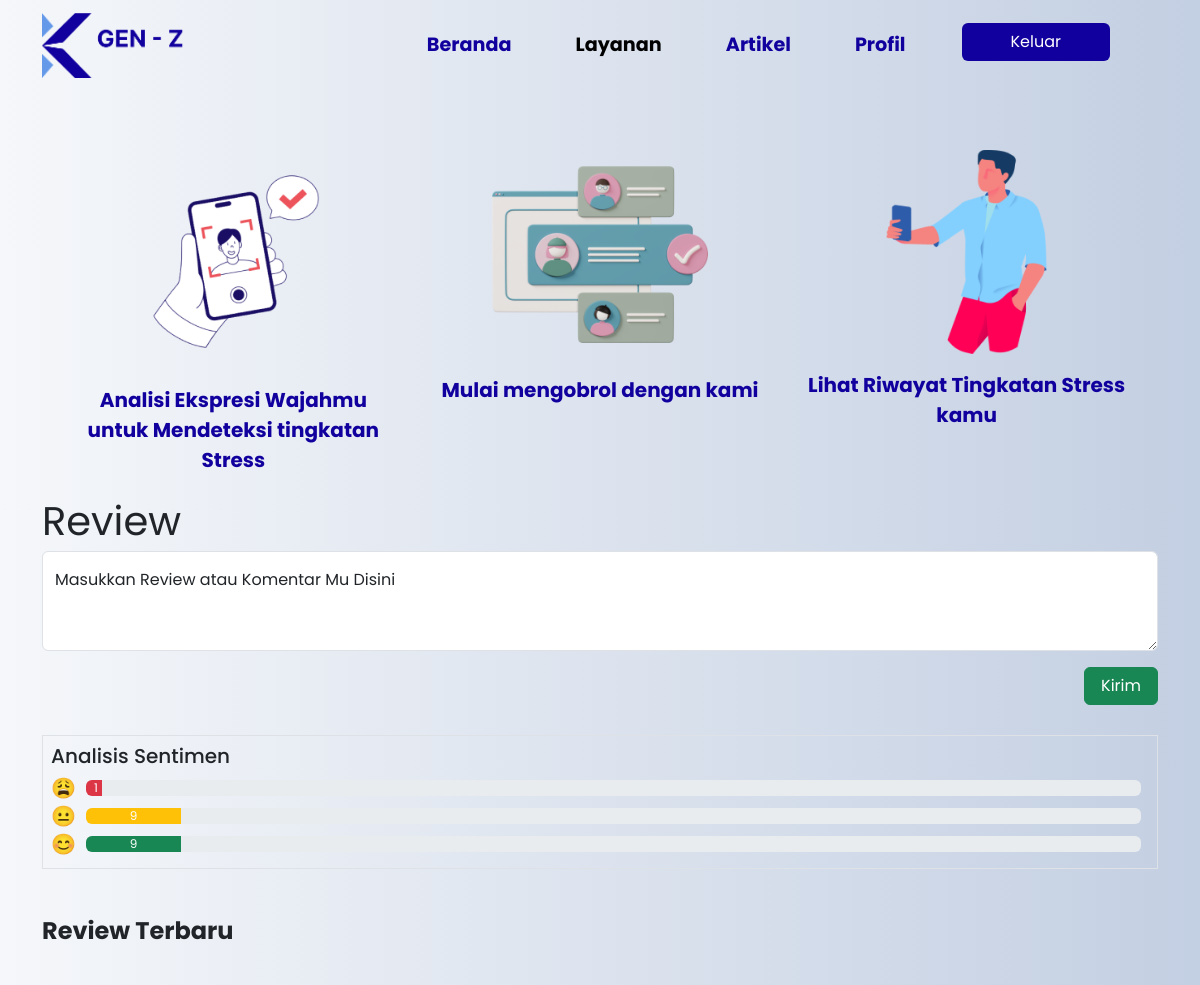
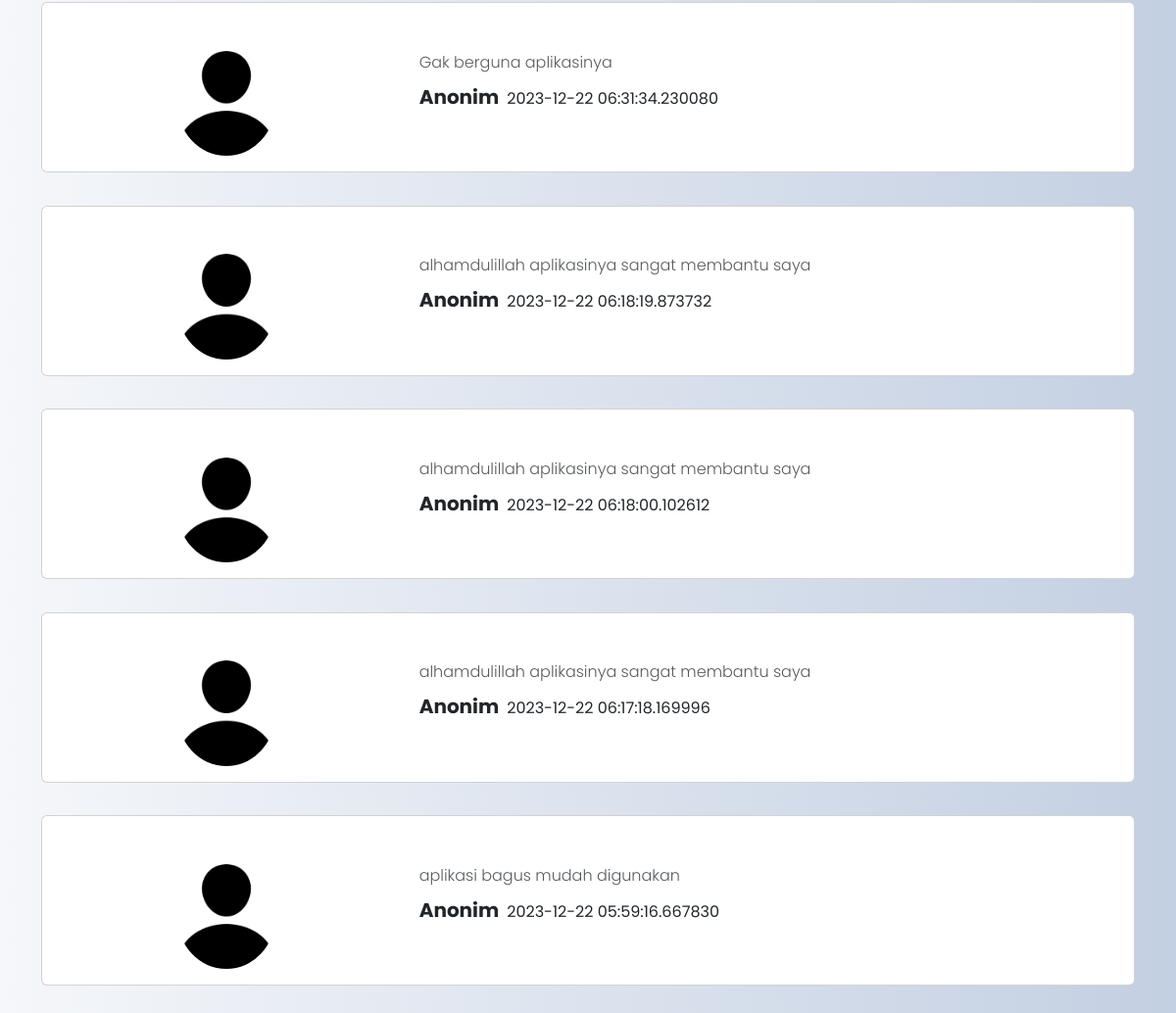
/layanan (signed in), run on an earlier commit of the app's database (2 pictures, top to bottom).
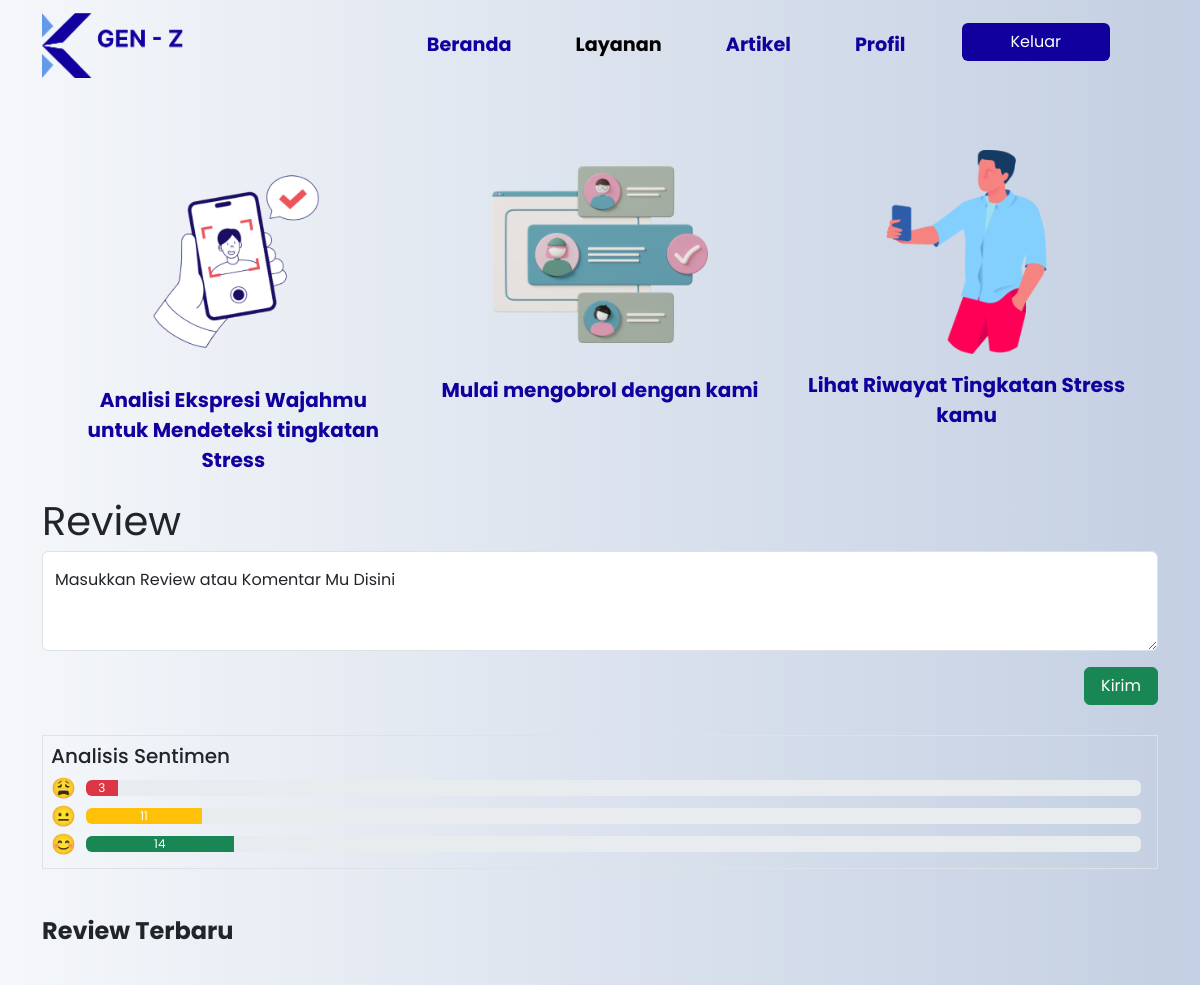
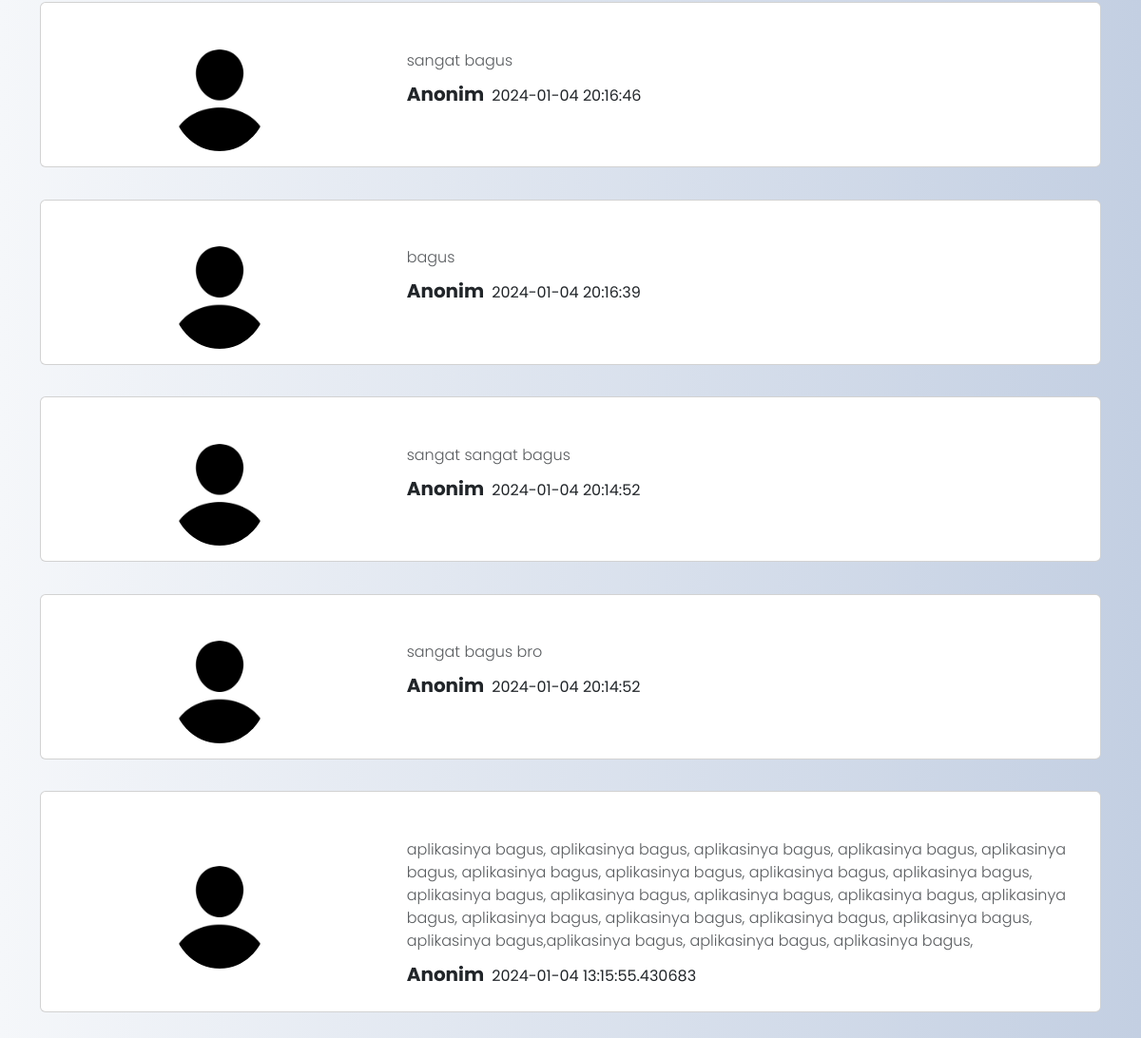
And on a later commit of the database (2 pictures, top to bottom).
### app.py (models this page shows, shortened)
class Review(db.Model):
    id = db.Column(db.Integer, primary_key=True)
    review = db.Column(db.String(100), nullable=False)
    score = db.Column(db.Integer, nullable=False)
    date = db.Column(db.DateTime, default=datetime.now)
    user_id = db.Column(db.Integer, db.ForeignKey('user.id'))

### app.py (the view, shortened to what this page needs)
@app.route("/layanan", methods=['GET', 'POST'])
def layanan():
    if session.get('user_id') is None:
        return redirect(url_for('index'))
    else :
        title = "K-Genz | Layanan"
        view = "layanan"
        predict = 0
        sentiment = db.session.query(Review.score, func.count(Review.score)).group_by(Review.score).all()
        getReview = Review.query.order_by(Review.date.desc()).limit(5).all()
        return render_template("user/layanan.html", active = view, title = title,predict = predict, review = getReview, sentiment=sentiment)

### templates/user/layanan.html (shortened to what the changed rows need)
{% extends "user/layouts/main_utama.html" %}
{% block content2 %}
<div class="sentiment-analysis mb-5">
    <div class="progressbar">
        <div class="container">
            <div class="border p-2">
                <div class="d-flex mb-1" style="align-items: center;">
                    <div class="progress-container" style="flex-grow: 1;">
                        <div class="progress me-2" role="progressbar" aria-label="negatif" aria-valuenow="25" aria-valuemin="0"
                            aria-valuemax="100">
                            <div class="progress-bar bg-danger p-2" style="width: {{ sentiment[0][1] }}%">{{ sentiment[0][1]}}
                            </div>
                        </div>
                    </div>
                </div>
                <div class="d-flex mb-1" style="align-items: center;">
                    <div class="progress-container" style="flex-grow: 1;">
                        <div class="progress me-2" role="progressbar" aria-label="negatif" aria-valuenow="25" aria-valuemin="0"
                            aria-valuemax="100">
                            <div class="progress-bar bg-warning p-2" style="width: {{ sentiment[1][1] }}%">{{ sentiment[1][1]}}
                            </div>
                        </div>
                    </div>
                </div>
                <div class="d-flex mb-1" style="align-items: center;">
                    <div class="progress-container" style="flex-grow: 1;">
                        <div class="progress me-2" role="progressbar" aria-label="negatif" aria-valuenow="25" aria-valuemin="0"
                            aria-valuemax="100">
                            <div class="progress-bar bg-success p-2" style="width: {{ sentiment[2][1] }}%">{{ sentiment[2][1]}}
                            </div>
                        </div>
                    </div>
                </div>
            </div>
        </div>
    </div>
    <div class="container mt-5">
        {% for data in review %}
        <section class="text-center text-lg-start shadow-1-strong rounded" data-aos="fade-in" data-aos-duration="1500">
            <div class="row d-flex justify-content-center">
                <div class="col-md-12">
                    <div class="card">
                        <div class="card-body">
                            <div class="row">
                                <div class="col-lg-4 d-flex justify-content-center align-items-center mb-2 mb-lg-0">
                                    <img src="{{ url_for('static', filename='img/person.png')}}"
                                        class="rounded-circle img-fluid shadow-1" alt="avatar" width="100"
                                        height="100" />
                                </div>
                                <div class="col-lg-8">
                                    <p class="text-muted fw-light mb-2">
                                        {{data['review']}}
                                    </p>
                                    <p class="mb-2"><strong class="fw-bold lead me-2">Anonim</strong><span
                                            class="class-muted">{{data['date']}}</span></p>
                                </div>
                            </div>
                        </div>
                    </div>
                </div>
            </div>
        </section>
        {% endfor %}
    </div>
</div>
{% endblock content2 %}

What changed in the data, as far as the page shows it:
no longer on this page (row unchanged): Review: review "Gak berguna aplikasinya", date "2023-12-22 06:31:34.230080"
no longer on this page (row unchanged): Review: review "alhamdulillah aplikasinya sangat membantu saya", date "2023-12-22 06:18:19.873732"
no longer on this page (row unchanged): Review: review "alhamdulillah aplikasinya sangat membantu saya", date "2023-12-22 06:18:00.102612"
no longer on this page (row unchanged): Review: review "alhamdulillah aplikasinya sangat membantu saya", date "2023-12-22 06:17:18.169996"
no longer on this page (row unchanged): Review: review "aplikasi bagus mudah digunakan", date "2023-12-22 05:59:16.667830"
added Review: review "sangat bagus", date "2024-01-04 20:16:46"
added Review: review "bagus", date "2024-01-04 20:16:39"
added Review: review "sangat sangat bagus", date "2024-01-04 20:14:52"
added Review: review "sangat bagus bro", date "2024-01-04 20:14:52"
added Review: review "aplikasinya bagus, aplikasinya bagus, aplikasinya bagus, aplikasinya bagus, aplikasinya bagus, aplikasinya bagus, aplikasinya bagus, aplikasinya bagus, aplikasinya bagus, aplikasinya bagus, aplikasinya bagus, aplikasinya bagus, aplikasinya bagus, aplikasinya bagus, aplikasinya bagus, aplikasinya bagus, aplikasinya bagus, aplikasinya bagus, aplikasinya bagus,aplikasinya bagus, aplikasinya bagus, aplikasinya bagus,", date "2024-01-04 13:15:55.430683"
Also different on the page:
{{ sentiment[0][1] }}: 1 → 3 (drawn)
{{ sentiment[0][1] }}: "1" → "3"
{{ sentiment[1][1] }}: 9 → 11 (drawn)
{{ sentiment[1][1] }}: "9" → "11"
{{ sentiment[2][1] }}: 9 → 14 (drawn)
{{ sentiment[2][1] }}: "9" → "14"
